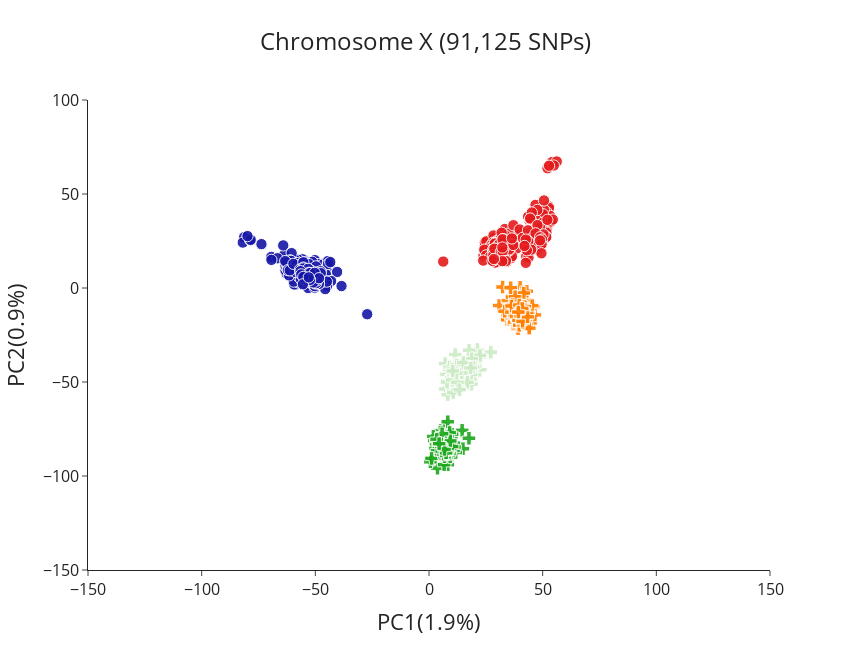

The cell this chart's notebook holds for it:
### Code cell
pca_chromx = plot_coords(pd.read_csv('/mnt/c/Users/rando/Documenti/Ag1000G/pca_outputs/chrX_pca_final.csv'), x='PC1', y='PC2', title="Chromosome X (91,125 SNPs)",
            color='pca_pops',symbol='pca_pops', symbol_map=pca_symbols_map, slug = 'pca',  color_map=species_color_map, show=True, titlex='PC1(1.9%)', titley='PC2(0.9%)',figure_name='chrX.png')

### Figure 1 — Plotly figure (JSON) as saved in the notebook; plotly's stock layout.template omitted (floating-point values rounded to 4 significant figures; data arrays with more than 128 entries replaced by an {"elided": "..."} marker saying what was removed)
{"data": [{"customdata": {"elided": "449x1 str values"}, "hovertemplate": "<b>%{hovertext}</b><br><br>pca_pops=%{customdata[0]}<br>PC1=%{x}<br>PC2=%{y}<br>size=%{marker.size}<extra></extra>", "hovertext": {"elided": "449 str values"}, "legendgroup": "An.gam", "marker": {"color": "#1616A7", "opacity": 0.9, "size": {"elided": "449 int values"}, "sizemode": "area", "sizeref": 0.125, "symbol": "circle"}, "mode": "markers", "name": "An.gam", "orientation": "v", "showlegend": true, "type": "scatter", "x": {"elided": "449 float values"}, "xaxis": "x", "y": {"elided": "449 float values"}, "yaxis": "y"}, {"customdata": {"elided": "374x1 str values"}, "hovertemplate": "<b>%{hovertext}</b><br><br>pca_pops=%{customdata[0]}<br>PC1=%{x}<br>PC2=%{y}<br>size=%{marker.size}<extra></extra>", "hovertext": {"elided": "374 str values"}, "legendgroup": "An.col", "marker": {"color": "rgb(228,26,28)", "opacity": 0.9, "size": {"elided": "374 int values"}, "sizemode": "area", "sizeref": 0.125, "symbol": "circle"}, "mode": "markers", "name": "An.col", "orientation": "v", "showlegend": true, "type": "scatter", "x": {"elided": "374 float values"}, "xaxis": "x", "y": {"elided": "374 float values"}, "yaxis": "y"}, {"customdata": [["gcx1-GM"], ["gcx1-GM"], ["gcx1-GM"], ["gcx1-GM"], ["gcx1-GM"], ["gcx1-GM"], ["gcx1-GM"], ["gcx1-GM"], ["gcx1-GM"], ["gcx1-GM"], ["gcx1-GM"], ["gcx1-GM"], ["gcx1-GM"], ["gcx1-GM"], ["gcx1-GM"], ["gcx1-GM"], ["gcx1-GM"], ["gcx1-GM"], ["gcx1-GM"], ["gcx1-GM"], ["gcx1-GM"], ["gcx1-GM"], ["gcx1-GM"], ["gcx1-GM"], ["gcx1-GM"], ["gcx1-GM"], ["gcx1-GM"], ["gcx1-GM"], ["gcx1-GM"], ["gcx1-GM"], ["gcx1-GM"], ["gcx1-GM"], ["gcx1-GM"], ["gcx1-GM"], ["gcx1-GM"], ["gcx1-GM"], ["gcx1-GM"], ["gcx1-GM"], ["gcx1-GM"], ["gcx1-GM"], ["gcx1-GM"], ["gcx1-GM"], ["gcx1-GM"], ["gcx1-GM"], ["gcx1-GM"], ["gcx1-GM"], ["gcx1-GM"], ["gcx1-GM"], ["gcx1-GM"], ["gcx1-GM"], ["gcx1-GM"], ["gcx1-GM"], ["gcx1-GM"], ["gcx1-GM"], ["gcx1-GM"], ["gcx1-GM"], ["gcx1-GM"], ["gcx1-GM"], ["gcx1-GM"], ["gcx1-GM"], ["gcx1-GM"], ["gcx1-GM"], ["gcx1-GM"], ["gcx1-GM"], ["gcx1-GM"], ["gcx1-GM"], ["gcx1-GM"], ["gcx1-GM"], ["gcx1-GM"], ["gcx1-GM"], ["gcx1-GM"], ["gcx1-GM"], ["gcx1-GM"], ["gcx1-GM"], ["gcx1-GM"], ["gcx1-GM"], ["gcx1-GM"]], "hovertemplate": "<b>%{hovertext}</b><br><br>pca_pops=%{customdata[0]}<br>PC1=%{x}<br>PC2=%{y}<br>size=%{marker.size}<extra></extra>", "hovertext": ["AG0147-C", "AG0159-C", "AG0232-C", "AG0129-C", "AG0153-C", "AG0163-C", "AG0229-C", "AG0230-C", "AG0098-C", "AG0104-C", "AG0106-C", "AG0120-C", "AG0136-C", "AG0141-C", "AG0145-C", "AG0148-C", "AG0172-C", "AG0179-C", "AG0223-C", "AG0118-C", "AG0119-C", "AG0121-C", "AG0133-C", "AG0134-C", "AG0138-C", "AG0227-C", "AG0231-C", "AG0102-C", "AG0108-C", "AG0123-C", "AG0128-C", "AG0137-C", "AG0139-C", "AG0143-C", "AG0162-C", "AG0170-C", "AG0181-C", "AG0085-C", "AG0096-C", "AG0126-C", "AG0152-C", "AG0183-C", "AG0208-C", "AG0214-C", "AG0226-C", "AG0127-C", "AG0144-C", "AG0156-C", "AG0206-C", "AG0221-C", "AG0082-C", "AG0097-C", "AG0100-C", "AG0109-C", "AG0124-C", "AG0142-C", "AG0146-C", "AG0169-C", "AG0178-C", "AG0195-C", "AG0089-C", "AG0111-C", "AG0125-C", "AG0197-C", "AG0202-C", "AG0203-C", "AG0204-C", "AG0263-C", "AG0442-CW", "AG0445-CW", "AG0446-CW", "AG0448-CW", "AG0450-CW", "AG0454-CW", "AG0455-CW", "AG0456-CW", "AG0460-CW"], "legendgroup": "gcx1-GM", "marker": {"color": "#1CA71C", "opacity": 0.9, "size": [8, 8, 8, 8, 8, 8, 8, 8, 8, 8, 8, 8, 8, 8, 8, 8, 8, 8, 8, 8, 8, 8, 8, 8, 8, 8, 8, 8, 8, 8, 8, 8, 8, 8, 8, 8, 8, 8, 8, 8, 8, 8, 8, 8, 8, 8, 8, 8, 8, 8, 8, 8, 8, 8, 8, 8, 8, 8, 8, 8, 8, 8, 8, 8, 8, 8, 8, 8, 8, 8, 8, 8, 8, 8, 8, 8, 8], "sizemode": "area", "sizeref": 0.125, "symbol": "cross"}, "mode": "markers", "name": "gcx1-GM", "orientation": "v", "showlegend": true, "type": "scatter", "x": [9.177, 1.696, 7.928, 8.705, 5.936, 3.733, 3.083, 5.936, 2.352, 8.506, 5.716, 11.03, 6.099, 5.729, 7.795, 14.58, 7.946, 5.549, 5.13, 6.965, 3.228, 6.323, 1.922, 10.06, 2.866, 6.505, 9.719, 8.773, 8.265, 5.778, 8.285, 7.617, 1.261, 6.668, 9.335, 4.814, 14.95, 8.529, 4.39, 9.814, 7.488, 5.774, 0.6039, 4.306, 10.22, 11.72, 5.007, 9.208, 10.18, 10.77, 5.676, 5.977, 5.581, 11.24, 4.951, 8.104, 8.535, 4.337, 4.696, 17.57, 8.976, 3.5, 10.16, 1.131, 7.914, 6.822, 6.411, 7.411, 9.079, 9.37, 5.635, 5.769, 7.535, 4.607, 3.397, 6.818, 4.452], "xaxis": "x", "y": [-83.17, -91.43, -91.81, -79.55, -82.06, -95.86, -83.03, -87.18, -81.11, -79.9, -76.54, -82.55, -90.49, -89.39, -89.72, -75.72, -82.1, -89.68, -75.8, -74.44, -80.54, -86.25, -78.93, -84.94, -85.26, -79.13, -78.25, -88.6, -71.14, -80.06, -94.0, -78.75, -90.33, -93.95, -89.83, -85.76, -85.49, -87.46, -81.41, -79.33, -82.9, -87.6, -92.44, -87.31, -84.94, -87.48, -80.31, -83.4, -77.76, -86.39, -81.04, -88.74, -88.59, -84.63, -88.06, -78.74, -87.36, -85.4, -81.15, -79.92, -88.03, -86.62, -84.31, -90.66, -87.81, -89.72, -88.35, -87.89, -76.88, -81.32, -86.7, -77.56, -87.65, -82.85, -80.52, -85.85, -82.79], "yaxis": "y"}, {"customdata": {"elided": "197x1 str values"}, "hovertemplate": "<b>%{hovertext}</b><br><br>pca_pops=%{customdata[0]}<br>PC1=%{x}<br>PC2=%{y}<br>size=%{marker.size}<extra></extra>", "hovertext": {"elided": "197 str values"}, "legendgroup": "gcx2", "marker": {"color": "rgb(255,127,0)", "opacity": 0.9, "size": {"elided": "197 int values"}, "sizemode": "area", "sizeref": 0.125, "symbol": "cross"}, "mode": "markers", "name": "gcx2", "orientation": "v", "showlegend": true, "type": "scatter", "x": {"elided": "197 float values"}, "xaxis": "x", "y": {"elided": "197 float values"}, "yaxis": "y"}, {"customdata": [["gcx1-GW"], ["gcx1-GW"], ["gcx1-GW"], ["gcx1-GW"], ["gcx1-GW"], ["gcx1-GW"], ["gcx1-GW"], ["gcx1-GW"], ["gcx1-GW"], ["gcx1-GW"], ["gcx1-GW"], ["gcx1-GW"], ["gcx1-GW"], ["gcx1-GW"], ["gcx1-GW"], ["gcx1-GW"], ["gcx1-GW"], ["gcx1-GW"], ["gcx1-GW"], ["gcx1-GW"], ["gcx1-GW"], ["gcx1-GW"], ["gcx1-GW"], ["gcx1-GW"], ["gcx1-GW"], ["gcx1-GW"], ["gcx1-GW"], ["gcx1-GW"], ["gcx1-GW"], ["gcx1-GW"], ["gcx1-GW"], ["gcx1-GW"], ["gcx1-GW"], ["gcx1-GW"], ["gcx1-GW"], ["gcx1-GW"], ["gcx1-GW"], ["gcx1-GW"], ["gcx1-GW"], ["gcx1-GW"], ["gcx1-GW"], ["gcx1-GW"], ["gcx1-GW"], ["gcx1-GW"], ["gcx1-GW"], ["gcx1-GW"], ["gcx1-GW"], ["gcx1-GW"], ["gcx1-GW"], ["gcx1-GW"], ["gcx1-GW"], ["gcx1-GW"], ["gcx1-GW"], ["gcx1-GW"], ["gcx1-GW"], ["gcx1-GW"], ["gcx1-GW"], ["gcx1-GW"], ["gcx1-GW"], ["gcx1-GW"], ["gcx1-GW"], ["gcx1-GW"], ["gcx1-GW"], ["gcx1-GW"], ["gcx1-GW"], ["gcx1-GW"], ["gcx1-GW"], ["gcx1-GW"], ["gcx1-GW"], ["gcx1-GW"], ["gcx1-GW"], ["gcx1-GW"], ["gcx1-GW"], ["gcx1-GW"], ["gcx1-GW"], ["gcx1-GW"], ["gcx1-GW"], ["gcx1-GW"], ["gcx1-GW"], ["gcx1-GW"], ["gcx1-GW"], ["gcx1-GW"], ["gcx1-GW"], ["gcx1-GW"], ["gcx1-GW"], ["gcx1-GW"], ["gcx1-GW"], ["gcx1-GW"], ["gcx1-GW"], ["gcx1-GW"], ["gcx1-GW"], ["gcx1-GW"], ["gcx1-GW"]], "hovertemplate": "<b>%{hovertext}</b><br><br>pca_pops=%{customdata[0]}<br>PC1=%{x}<br>PC2=%{y}<br>size=%{marker.size}<extra></extra>", "hovertext": ["AJ0023-C", "AJ0024-C", "AJ0032-C", "AJ0035-C", "AJ0036-C", "AJ0037-C", "AJ0039-C", "AJ0043-C", "AJ0044-C", "AJ0045-C", "AJ0047-C", "AJ0051-C", "AJ0052-C", "AJ0056-C", "AJ0059-C", "AJ0061-C", "AJ0063-C", "AJ0064-C", "AJ0066-C", "AJ0071-C", "AJ0072-C", "AJ0074-C", "AJ0075-C", "AJ0076-C", "AJ0077-C", "AJ0078-C", "AJ0079-C", "AJ0081-C", "AJ0084-C", "AJ0085-C", "AJ0086-C", "AJ0088-C", "AJ0090-C", "AJ0092-C", "AJ0093-C", "AJ0095-C", "AJ0096-C", "AJ0097-C", "AJ0098-C", "AJ0100-C", "AJ0102-C", "AJ0103-C", "AJ0105-C", "AJ0107-C", "AJ0109-C", "AJ0113-C", "AJ0115-C", "AJ0116-C", "AJ0099-C", "AJ0117-C", "AJ0070-Cx", "AJ0101-Cx", "AJ0128-C", "AJ0129-C", "AJ0130-C", "AJ0131-C", "AJ0132-C", "AJ0133-C", "AJ0134-C", "AJ0135-C", "AJ0136-C", "AJ0137-C", "AJ0138-C", "AJ0139-C", "AJ0140-C", "AJ0141-C", "AJ0142-C", "AJ0143-C", "AJ0144-C", "AJ0145-C", "AJ0146-C", "AJ0147-C", "AJ0148-C", "AJ0149-C", "AJ0150-C", "AJ0151-C", "AJ0152-C", "AJ0153-C", "AJ0154-C", "AJ0155-C", "AJ0156-C", "AJ0157-C", "AJ0158-C", "AJ0159-C", "AJ0161-C", "AJ0028-C", "AJ0038-C", "AJ0049-C", "AJ0060-C", "AJ0068-C", "AJ0080-C", "AJ0087-C", "AJ0119-C"], "legendgroup": "gcx1-GW", "marker": {"color": "rgb(204,235,197)", "opacity": 0.9, "size": [8, 8, 8, 8, 8, 8, 8, 8, 8, 8, 8, 8, 8, 8, 8, 8, 8, 8, 8, 8, 8, 8, 8, 8, 8, 8, 8, 8, 8, 8, 8, 8, 8, 8, 8, 8, 8, 8, 8, 8, 8, 8, 8, 8, 8, 8, 8, 8, 8, 8, 8, 8, 8, 8, 8, 8, 8, 8, 8, 8, 8, 8, 8, 8, 8, 8, 8, 8, 8, 8, 8, 8, 8, 8, 8, 8, 8, 8, 8, 8, 8, 8, 8, 8, 8, 8, 8, 8, 8, 8, 8, 8, 8], "sizemode": "area", "sizeref": 0.125, "symbol": "cross"}, "mode": "markers", "name": "gcx1-GW", "orientation": "v", "showlegend": true, "type": "scatter", "x": [16.53, 17.19, 16.95, 10.18, 13.73, 20.69, 12.55, 18.58, 14.96, 10.01, 17.02, 16.21, 12.43, 15.34, 10.26, 8.941, 15.43, 22.57, 7.128, 17.68, 9.794, 14.72, 14.41, 16.68, 20.25, 11.55, 27.18, 12.62, 21.29, 7.717, 12.16, 12.74, 13.82, 17.58, 22.65, 12.16, 13.91, 18.95, 12.73, 11.88, 13.97, 17.5, 12.87, 7.217, 15.64, 12.98, 8.245, 10.29, 12.55, 7.95, 12.38, 17.64, 14.86, 15.57, 18.75, 12.71, 12.67, 15.14, 10.03, 17.35, 7.943, 10.74, 10.74, 16.23, 11.07, 22.44, 20.16, 13.19, 16.31, 10.68, 18.67, 8.75, 18.51, 17.7, 16.92, 11.59, 18.77, 10.23, 14.55, 13.81, 16.93, 9.068, 19.38, 12.53, 14.38, 12.25, 12.54, 15.11, 12.02, 10.12, 13.43, 18.29, 10.44], "xaxis": "x", "y": [-50.97, -46.92, -48.32, -48.49, -42.8, -36.63, -43.38, -45.94, -39.46, -51.01, -37.92, -46.87, -41.88, -45.46, -47.38, -48.96, -48.95, -43.46, -40.21, -44.45, -46.12, -50.77, -48.2, -48.68, -41.61, -35.41, -34.12, -47.29, -32.7, -45.93, -50.97, -49.6, -40.52, -45.14, -36.63, -40.67, -47.29, -44.65, -48.8, -47.39, -41.15, -48.43, -46.78, -53.71, -39.73, -42.47, -56.75, -43.15, -48.38, -49.64, -41.46, -33.15, -41.88, -39.89, -49.45, -49.22, -50.23, -45.06, -49.57, -50.72, -50.07, -47.81, -43.14, -48.25, -43.29, -35.81, -46.27, -48.07, -42.12, -55.64, -51.16, -43.31, -45.99, -42.27, -43.76, -42.03, -37.6, -48.97, -48.53, -43.85, -50.14, -42.03, -42.06, -46.33, -45.21, -40.99, -50.18, -39.66, -45.27, -43.13, -54.09, -42.56, -44.16], "yaxis": "y"}], "layout": {"coloraxis": {"colorbar": {"title": {"text": "AIMs CO Fraction"}}}, "height": 650, "legend": {"itemsizing": "constant", "orientation": "h", "title": {"text": "pca_pops"}, "tracegroupgap": 0}, "showlegend": false, "title": {"font": {"size": 24}, "text": "Chromosome X (91,125 SNPs)", "x": 0.5}, "width": 850, "xaxis": {"anchor": "y", "domain": [0, 1], "range": [-150, 150], "tickfont": {"size": 16}, "tickmode": "array", "tickvals": [-150, -100, -50, 0, 50, 100, 150, 200], "title": {"font": {"size": 22}, "text": "PC1(1.9%)"}, "type": "linear"}, "yaxis": {"anchor": "x", "domain": [0, 1], "range": [-150, 100], "tickfont": {"size": 16}, "title": {"font": {"size": 22}, "text": "PC2(0.9%)"}, "type": "linear"}}}
